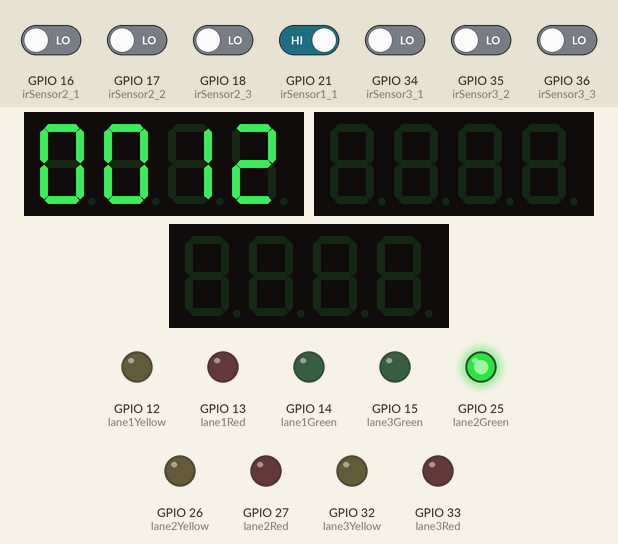
This sketch was run on a simulated ESP32. On the bench: 3 × 4-digit seven-segment display, output pins drawn as LEDs (lit = HIGH). The inputs (shaded band) are chosen by the test bench; at power-on: GPIO 21 (irSensor1_1) HIGH, GPIO 16 (irSensor2_1), GPIO 17 (irSensor2_2), GPIO 18 (irSensor2_3), GPIO 34 (irSensor3_1), GPIO 35 (irSensor3_2), GPIO 36 (irSensor3_3) LOW.

Above: at 1.2 s.
1.3 s: GPIO 16 (irSensor2_1) driven HIGH
14.7 s: GPIO 34 (irSensor3_1) driven HIGH
27.6 s: GPIO 16 (irSensor2_1) driven LOW
At 32.4 s:
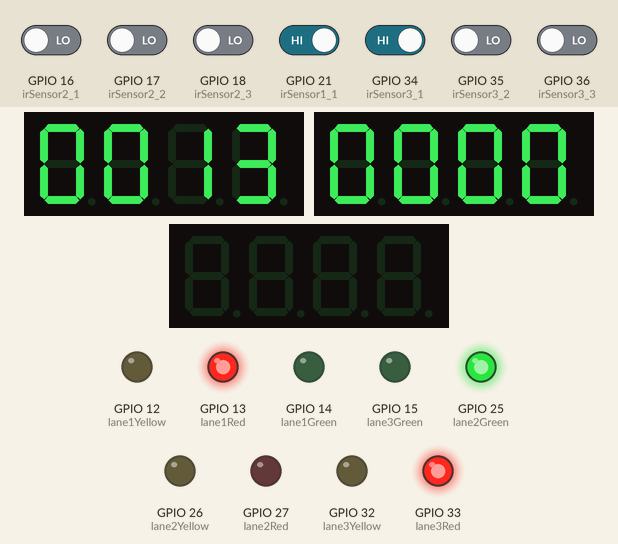
40.5 s: GPIO 17 (irSensor2_2) driven HIGH
At 63.8 s:
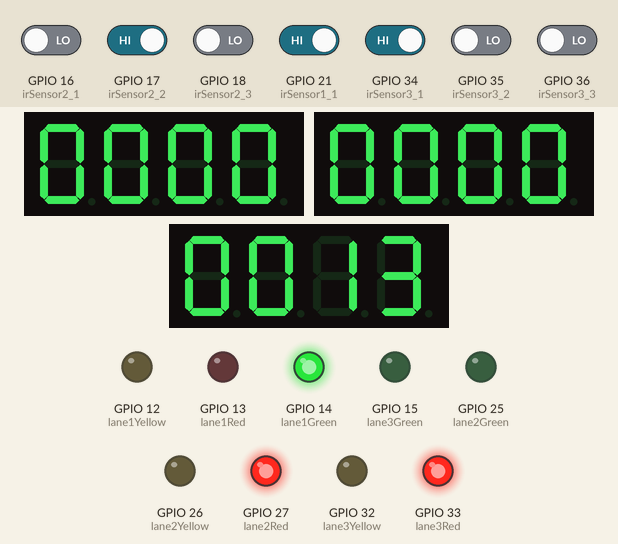
67.7 s: GPIO 34 (irSensor3_1) driven LOW
At 78.1 s:
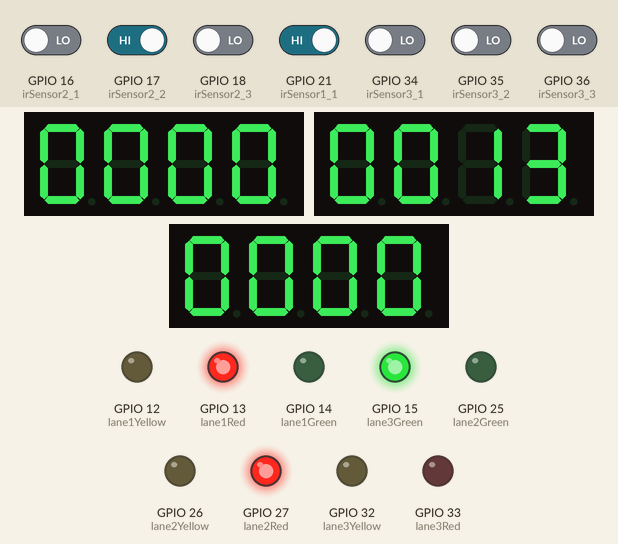
Timing chart, 0 to 79.6 s (numbered marks = the images above; inputs shaded):
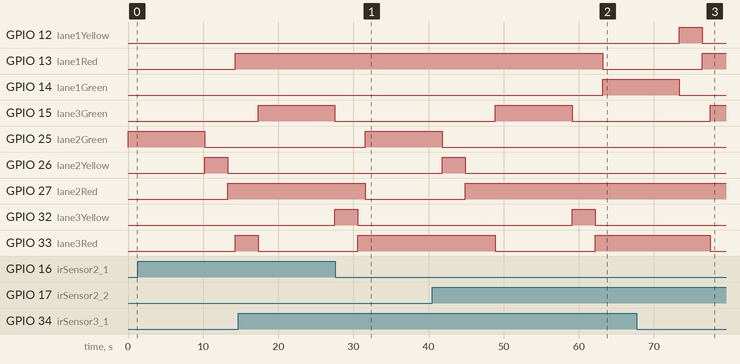

Measured:
- after the input at 27.6 s, GPIO 13 (lane1Red): stays HIGH (without the input it goes to LOW after 4.0 s); GPIO 14 (lane1Green): stays LOW (without the input it goes to HIGH after 4.0 s); GPIO 25 (lane2Green): LOW → HIGH after 4.0 s; GPIO 27 (lane2Red): HIGH → LOW after 4.0 s
- after the input at 40.5 s, GPIO 13 (lane1Red): HIGH → LOW after 22.7 s; GPIO 14 (lane1Green): LOW → HIGH after 22.7 s; GPIO 15 (lane3Green): LOW → HIGH after 8.4 s, → LOW 10.2 s later; GPIO 25 (lane2Green): goes on until 41.8 s, then stays LOW; GPIO 26 (lane2Yellow): goes on until 44.9 s, then stays LOW
- after the input at 67.7 s, GPIO 15 (lane3Green): LOW → HIGH after 9.8 s; GPIO 25 (lane2Green): stays LOW (without the input it goes to HIGH after 9.8 s); GPIO 27 (lane2Red): stays HIGH (without the input it goes to LOW after 9.8 s); GPIO 33 (lane3Red): HIGH → LOW after 9.8 s
- what the display in image 1 shows lasts 1.0 s, from 31.6 s to 32.6 s

The sketch:

Smart_Traffic_light_code.ino
```cpp
#include <TM1637Display.h>

// Pin definitions for the TM1637 displays for each lane
#define CLK1 2  // CLK pin for TM1637 Display 1
#define DIO1 3  // DIO pin for TM1637 Display 1
#define CLK2 4  // CLK pin for TM1637 Display 2
#define DIO2 5  // DIO pin for TM1637 Display 2
#define CLK3 0  // CLK pin for TM1637 Display 3
#define DIO3 1   // DIO pin for TM1637 Display 3

// Initialize TM1637 displays for each lane
TM1637Display display1(CLK1, DIO1);
TM1637Display display2(CLK2, DIO2);
TM1637Display display3(CLK3, DIO3);

// LED pin definitions for each lane
int lane1Red = 13, lane1Yellow = 12, lane1Green = 14;
int lane2Red = 27, lane2Yellow = 26, lane2Green = 25;
int lane3Red = 33, lane3Yellow = 32, lane3Green = 15;

// IR sensor pin definitions for each lane
int irSensor1_1 = 21, irSensor1_2 = 22, irSensor1_3 = 23;
int irSensor2_1 = 16, irSensor2_2 = 17, irSensor2_3 = 18;
int irSensor3_1 = 34, irSensor3_2 = 35, irSensor3_3 = 36;

void setup() {
  // Set all LED pins as OUTPUT
  pinMode(lane1Red, OUTPUT);
  pinMode(lane1Yellow, OUTPUT);
  pinMode(lane1Green, OUTPUT);

  pinMode(lane2Red, OUTPUT);
  pinMode(lane2Yellow, OUTPUT);
  pinMode(lane2Green, OUTPUT);

  pinMode(lane3Red, OUTPUT);
  pinMode(lane3Yellow, OUTPUT);
  pinMode(lane3Green, OUTPUT);

  // Set all IR sensor pins as INPUT
  pinMode(irSensor1_1, INPUT);
  pinMode(irSensor1_2, INPUT);
  pinMode(irSensor1_3, INPUT);

  pinMode(irSensor2_1, INPUT);
  pinMode(irSensor2_2, INPUT);
  pinMode(irSensor2_3, INPUT);

  pinMode(irSensor3_1, INPUT);
  pinMode(irSensor3_2, INPUT);
  pinMode(irSensor3_3, INPUT);

  // Initialize displays and set brightness
  display1.setBrightness(0x0f); // Max brightness
  display2.setBrightness(0x0f);
  display3.setBrightness(0x0f);
}

void countdownDisplay(TM1637Display &display, int seconds) {
  display.showNumberDec(seconds, true); // Show countdown on display
}

void laneSequence(int &currentLane, TM1637Display &display, int redPin, int yellowPin, int greenPin) {
  for (int time = 13; time >= 0; time--) {
    // Display the countdown
    countdownDisplay(display, time);

    // Control the LEDs based on the time
    if (time > 3) { // Green light for first 10 seconds
      digitalWrite(greenPin, HIGH);
      digitalWrite(yellowPin, LOW);
      digitalWrite(redPin, LOW);
    } else if (time > 0) { // Yellow light for last 3 seconds
      digitalWrite(greenPin, LOW);
      digitalWrite(yellowPin, HIGH);
      digitalWrite(redPin, LOW);
    } else { // Red light when time reaches 0
      digitalWrite(greenPin, LOW);
      digitalWrite(yellowPin, LOW);
      digitalWrite(redPin, HIGH);
    }

    delay(1000); // 1 second delay for each countdown step
  }
}

bool checkAllSensors(int sensor1, int sensor2, int sensor3) {
  return digitalRead(sensor1) == LOW && digitalRead(sensor2) == LOW && digitalRead(sensor3) == LOW;
}

void loop() {
  static int currentLane = 1;
  static bool emergencyFlag = false;

  // Check if all IR sensors in a lane are triggered
  if (checkAllSensors(irSensor1_1, irSensor1_2, irSensor1_3)) {
    currentLane = 1;
    emergencyFlag = true;
  } else if (checkAllSensors(irSensor2_1, irSensor2_2, irSensor2_3)) {
    currentLane = 2;
    emergencyFlag = true;
  } else if (checkAllSensors(irSensor3_1, irSensor3_2, irSensor3_3)) {
    currentLane = 3;
    emergencyFlag = true;
  }

  // Execute the sequence for the current lane
  if (currentLane == 1) {
    laneSequence(currentLane, display1, lane1Red, lane1Yellow, lane1Green);
    digitalWrite(lane2Red, HIGH);
    digitalWrite(lane3Red, HIGH);
    currentLane = 2;
  }
  else if (currentLane == 2)
   {
    laneSequence(currentLane, display2, lane2Red, lane2Yellow, lane2Green);
    digitalWrite(lane1Red, HIGH);
    digitalWrite(lane3Red, HIGH);
    currentLane = 3;
  }
  else if (currentLane == 3)
  {
    laneSequence(currentLane, display3, lane3Red, lane3Yellow, lane3Green);
    digitalWrite(lane1Red, HIGH);
    digitalWrite(lane2Red, HIGH);
    currentLane = 1;

  }

  // If all sensors in any lane are detected, wait until the green LED timing ends
  if (emergencyFlag) {
    delay(3000); // Keep current lane green for an additional 10 seconds before switching to detected lane
    emergencyFlag = false;
  }
}
```
